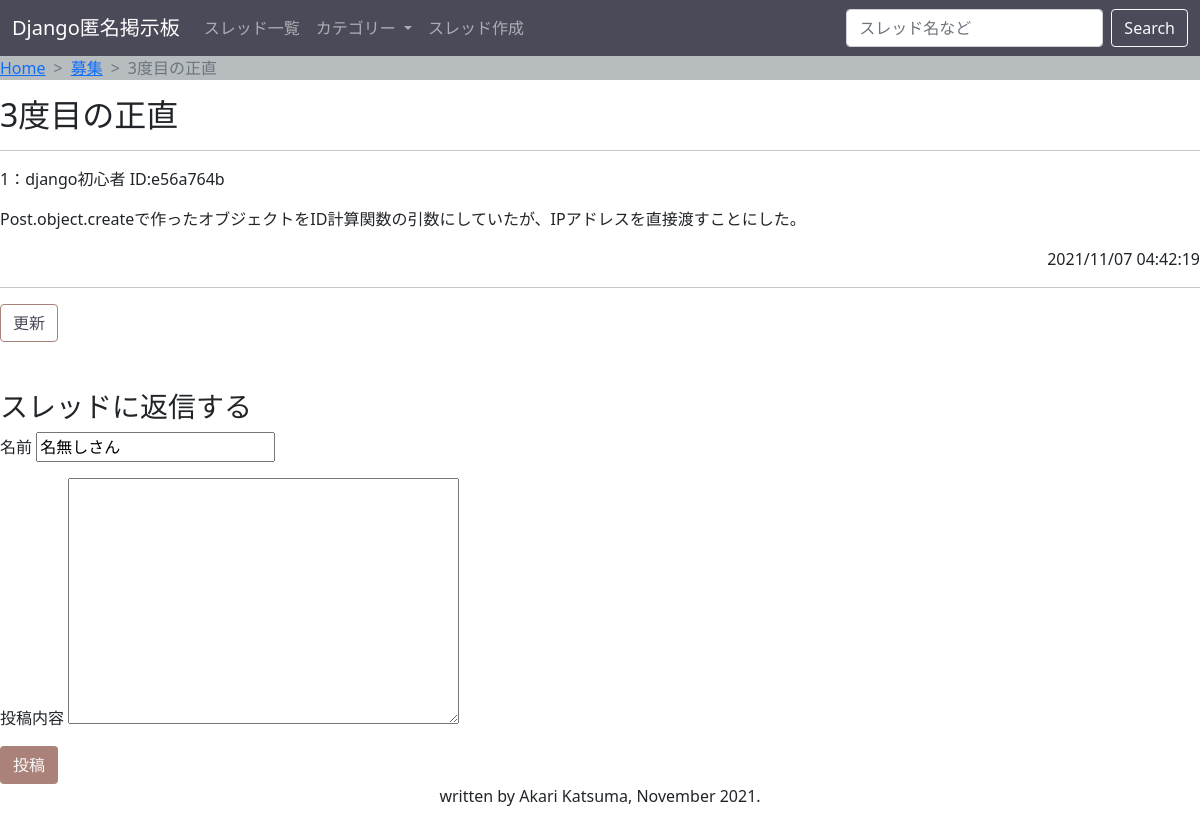
The app's page /threads/4/, older data.
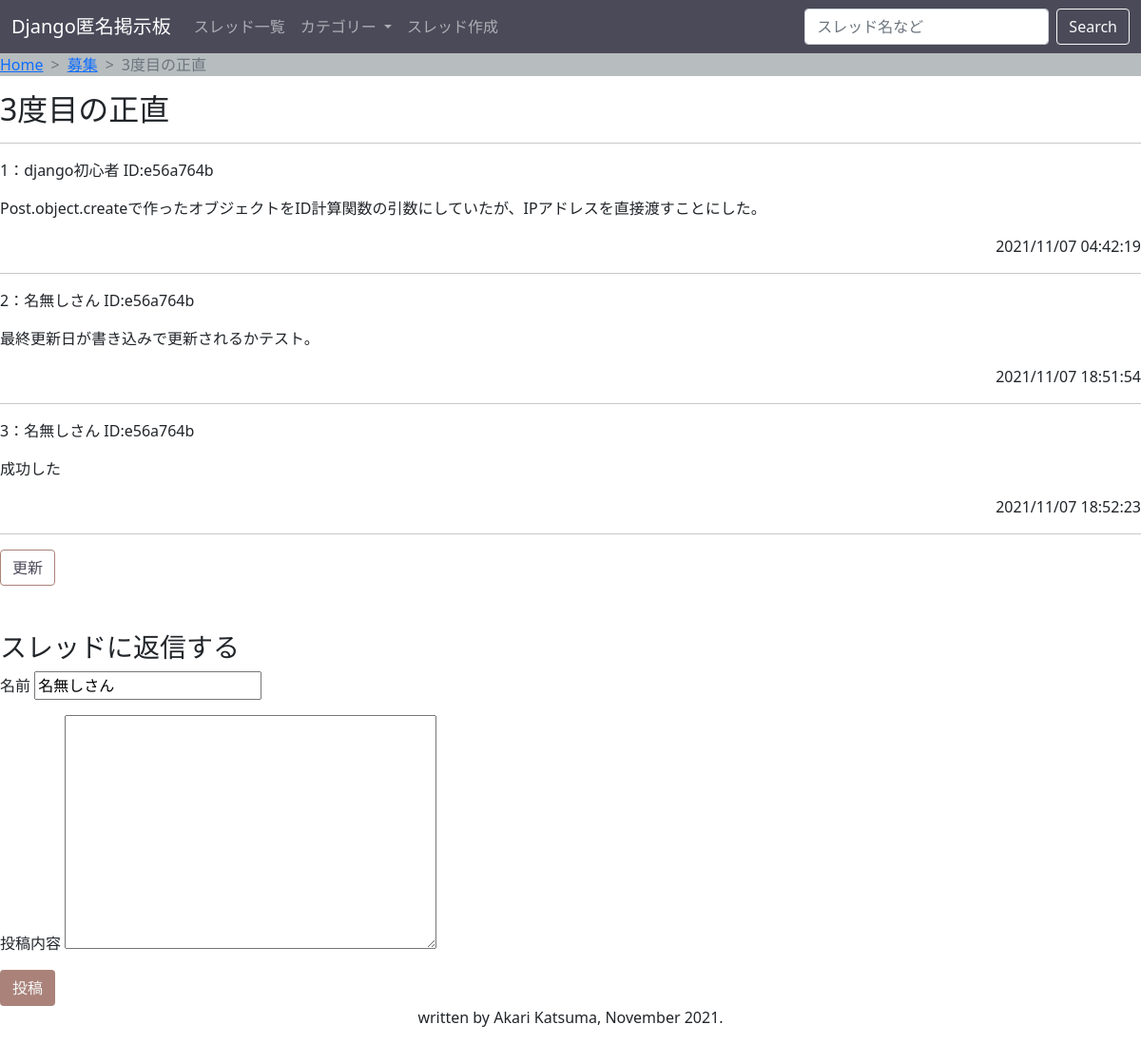
The same page, newer data.
### keijiban/models.py (models this page shows, shortened)
class Post(models.Model):
    IPaddress = models.GenericIPAddressField(
        blank=False,
        null=False)
    ipID = models.CharField(
        max_length=8,
        blank=True,
        null=False,
        default="xxxxxxxx")
    created = models.DateTimeField(
        auto_now_add=True,
        editable=False,
        blank=False,
        null=False)
    name = models.CharField(
        max_length=15,
        blank=False,
        null=False,
        default="名無しさん")
    body = models.TextField(
        max_length=255,
        blank=False,
        null=False)
    thread = models.ForeignKey(
        Thread,
        on_delete=models.CASCADE)
    tags = models.ManyToManyField(
        Tag,
        blank=True)

### keijiban/views.py (the view, shortened to what this page needs)
# urls.py: path('threads/<pk>/', ThreadView.as_view(), name='thread'),
class ThreadView(UpdateView):
    template_name = 'keijiban/thread.html'
    model = Thread
    form_class = PostForm
    def get_context_data(self, **kwargs):
        context= super().get_context_data(**kwargs)
        form = self.form_class(self.request.GET or None)
        context.update({'form':form})
        return context

### keijiban/forms.py
class PostForm(forms.ModelForm):
    class Meta:
        model=Post
        fields =(
           'name',
           'body',
           )
        labels= {
           'name':'名前',
           'body':'投稿内容',
        }

### keijiban/models.py (called while the page is built)
    def __str__(self):
        return self.name

### keijiban/templates/keijiban/thread.html (shortened to what this page needs)
{% extends "_base.html" %}
{% block breadcrumb %}
<nav style="--bs-breadcrumb-divider: '>'; background-color: #B7BCBF;" aria-label="breadcrumb">
    <ol class="breadcrumb">
        <li class="breadcrumb-item"><a href="{% url 'index'%}">Home</a></li>
        <li class="breadcrumb-item"><a href="{% url 'category' object.category.id %}">{{ object.category }}</a></li>
        <li class="breadcrumb-item active" aria-current="page">{{ object.title }}</li>
    </ol>
</nav>
{% endblock %}
{% block main %}
{% autoescape on %}
<h2>{{ object.title }}</h2>
<hr>
<div id='board'>
    {% for p in object.post_set.all %}
    <p>
        {{ forloop.counter }}：{{ p.name }} ID:{{ p.ipID }}
    </p>
    <p>
        {{ p.body }}
    </p>
    <p style="text-align: right">
        {{ p.created | date:"Y/m/d H:i:s" }}
    </p>
    <hr>
    {% empty %}
    <p>書き込みがありません。</p>
    {% endfor %}
</div>
<input class="btn" style="background:transparent; color:#4B4A59; border: 1px solid #AA8279;" type="reset" value="更新">
<br><br><br>
<h3>スレッドに返信する</h3>
<form method="post">
    {% for field in form %}
    <p>
        <label>{{ field.label }}</label>
        {{ field }}
    </p>
    {% endfor %}
    <input class="btn text-light" style="background: #AA8279" type="submit" value="投稿">
</form>
{% endautoescape %}
{% endblock %}

Row changes from the older to the newer data that the page shows:
added Post: name "名無しさん", ipID "e56a764b", body "最終更新日が書き込みで更新されるかテスト。", created "2021/11/07 18:51:54"
added Post: name "名無しさん", ipID "e56a764b", body "成功した", created "2021/11/07 18:52:23"
